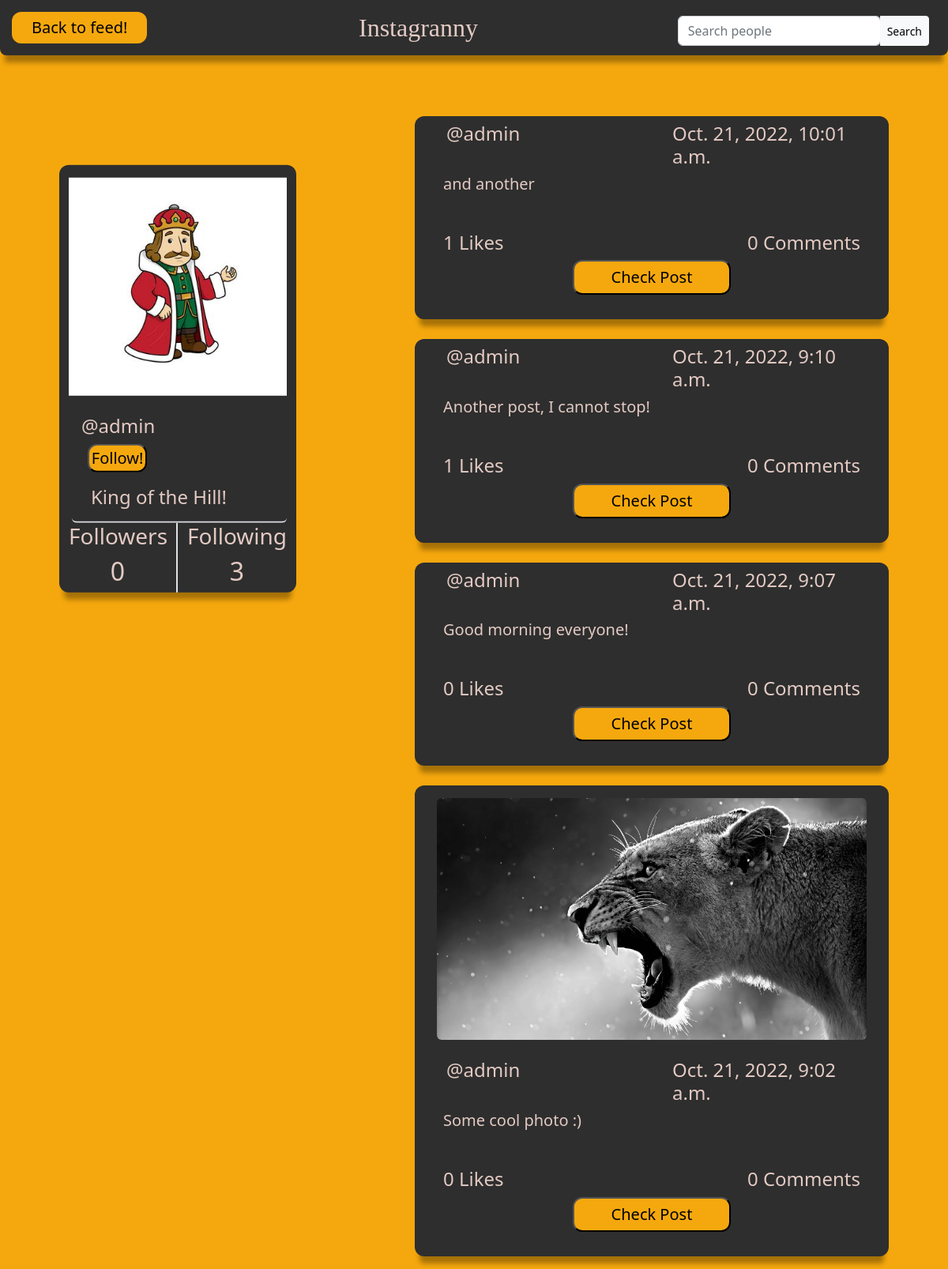
The page /8/profile/ (signed in) on the database its author committed.
### core/models.py (models this page shows, shortened)
class Profile(models.Model):
    user = models.OneToOneField(User, on_delete=models.CASCADE, related_name="profile")
    bio = models.TextField(100)
    profileimg = ResizedImageField(size=[360,360] ,blank=True, default="default.profilepic.jpg", upload_to="profile_photos")
    followers = models.ManyToManyField(User, blank=True, related_name = "followers")

class Post(models.Model):
    creator = models.ForeignKey(User, on_delete=models.CASCADE, related_name = "creator")
    photo = models.ImageField(blank = True, null=True, upload_to="post_photos")
    description = models.TextField()
    created_at = models.DateTimeField(default=timezone.now)
    likes = models.ManyToManyField(User, related_name = "posts")

### core/views.py (the view)
# urls.py: path("<int:pk>/profile/", ProfileView.as_view(), name= "profile"),
class ProfileView(LoginRequiredMixin, View):
    def get(self, request, pk, *args, **kwargs):
        profile = Profile.objects.get(pk=pk)
        user = profile.user
        username = user.username
        posts = Post.objects.filter(creator=user).order_by("-created_at")
        followers = profile.followers.all()          #for the follow/unfollow button
        followed = False
        for follower in followers:
            if follower == request.user:
                followed = True
            else:
                followed = False
        all_profiles = Profile.objects.all()
        following = all_profiles.filter(followers = profile.user)
        following_count = len(following)
        context = {
            "user":user,
            "username":username,
            "profile":profile,
            "posts": posts,
            "followed":followed,
            "following_count": following_count
           }
        return render (request, "profile.html", context)

### templates/profile.html (shortened to what this page needs)
{%load static %}
    <!DOCTYPE html>
<html style="font-size: 16px;" lang="en"><head>
    <link rel="stylesheet" href= "{% static "css/profile.css" %}" media="screen">
    <link href="https://cdn.jsdelivr.net/npm/bootstrap@5.2.2/dist/css/bootstrap.min.css" rel="stylesheet">
    <body class="page">
        <nav class="sticky-top">
            <a class="nav_profile" style="color:black; text-decoration:none;"  href="/feed">Back to feed!</a>
            <div class="nav_title" style="font-family:Lobster Two; color:rgb(227, 202, 195);">Instagranny</div>
            <form method="GET" action="{%url "people_search" %}">
                <div class="input-group mt-2 me-4">
                    <div class="form-outline">
                        <input type="search" id="form1" class="form-control" placeholder="Search people" name="query" value="{{request.GET.query}}" />
                    </div>
                    <button type="submit" class="btn btn-light btn-sm">Search</button>
                </div>
            </form>
        </nav>
        <div class="row mt-1 gx-0 sticky-xl-top" style="top:13%">
        </div>
        <div class="row gx-0">
            <div class="col-lg-3 col-md-8 col-sm-10 mb-4 container sticky-xl-top " style="top: 13%">
                <div class="row mt-3 img">
                    <img class="img-fluid" src="{{user.profile.profileimg.url}}">
                </div>
                <div >
                    <div class="col-4 mt-4 ms-3 ">
                        <h4 style="color:rgb(227, 202, 195)">@{{user.username}} </h4>
                    </div>
                    {% if request.user.username != user.username %}
                    <div class="col-4 mt-1 ms-4 ">
                        <form method="POST" action="{%url "add_follower" profile.pk%}">
                        {% if followed == False%}
                        <button class="comm_button float-start" type="submit">Follow!</button>
                        {% else %}
                        <button class="comm_button float-start" type="submit">Unfollow!</button>
                        {%endif%}
                        </form>
                    </div>
                    {%endif%}
                </div>
                <div class="mt-3 pb-2 ps-4 ms-1 border-2 border-bottom rounded">
                    <h4 style="color:rgb(227, 202, 195)"> {{user.profile.bio}} </h4>
                </div>
                <div class="row">
                    <div class="col-6 border-2 border-end">
                        <h3 class="text-center" style="color:rgb(227, 202, 195)">Followers</h3>
                        <h2 class="text-center" style="color:rgb(227, 202, 195)">{{profile.followers.all.count}}</h2>
                    </div>
                    <div class="col-6">
                        <h3 class="text-center" style="color:rgb(227, 202, 195)">Following</h3>
                        <h2 class="text-center" style="color:rgb(227, 202, 195)">{{following_count}}</h2>
                    </div>
                </div>
            </div>
            <div class="col-lg-6 col-md-8 col-sm-10 me-auto ms-auto">
                {%for post in posts%}
                <div class="container mb-3 align-self-center">
                    {%if post.photo%}
                    <img class="m-3 rounded-2" src="{{post.photo.url}}"/>
                    {%endif%}
                    <div class="row ms-3 mt-2">
                        <div class="col">
                            <h4 style="color:rgb(227, 202, 195)">@{{post.creator}}</h4>
                        </div>
                        <div class="col">
                            <h4 class = "float-end me-2" style="color:rgb(227, 202, 195)">{{post.created_at}}</h4>
                        </div>
                    </div>
                    <p class="h5 ms-4 me-4 mb-5" style="color:rgb(227, 202, 195)">{{post.description}}</p>
                    <div class="row">
                            <div class="col">
                                <h4 class="ms-4" style="color:rgb(227, 202, 195)">{{post.likes.all.count}} Likes</h4>
                            </div>
                            <div class="col">
                                <h4 class="float-end me-4" style="color:rgb(227, 202, 195)">{{post.comments.all.count}} Comments</h4>
                            </div>
                    </div>
                    <div class="row mb-3 justify-content-center">
                            <button  class="nav_profile col-lg-4 col-md-6 col-sm-8 col-xs-10 " ><a href="{% url "post_detail" post.pk %}" style="text-decoration:none; color:black">Check Post</a> </button>
                    </div>
                </div>
                {% endfor %}
            </div>
        </div>
    </body>
</html>

### static/css/profile.css (style rules this page uses)
body.page { background-color: rgb(245, 168, 14); }
nav { display: flex; justify-content: space-between; align-items: center; position:sticky; background-color: rgb(46, 46, 46); border-bottom-left-radius: 8px; border-bottom-right-radius: 8px; box-shadow: 0 15px 6px -6px rgb(166, 113, 8); }
.nav_profile { font-size: 20px; padding: 5px 25px; background-color:rgb(245, 168, 14); border-radius:12px; margin: 15px; }
.nav_title { font-size:xx-large; color: rgb(38, 38, 38); }
.comm_button { font-size: 20px; padding: 1% 3%; background-color:rgb(245, 168, 14); border-radius:12px; float:right; margin-bottom: 2%; }
.container { display: flex; flex-direction: column; height:fit-content; background-color: rgb(46, 46, 46); margin:25px; border-radius: 12px; width: 30%; justify-content:center; box-shadow: 0 15px 6px -6px rgb(166, 113, 8); }

### rows shown on the page
Profile: followers.all.count "0"
Post: creator "admin", created_at "Oct. 21, 2022, 10:01 a.m.", description "and another", likes.all.count "1", comments.all.count "0"
Post: creator "admin", created_at "Oct. 21, 2022, 9:10 a.m.", description "Another post, I cannot stop!", likes.all.count "1", comments.all.count "0"
Post: creator "admin", created_at "Oct. 21, 2022, 9:07 a.m.", description "Good morning everyone!", likes.all.count "0", comments.all.count "0"
Post: photo (picture), creator "admin", created_at "Oct. 21, 2022, 9:02 a.m.", description "Some cool photo :)", likes.all.count "0", comments.all.count "0"

### other values the page prints
{{ user.username }} "admin"
{{ user.profile.bio }} "King of the Hill!"
{{ following_count }} "3"
